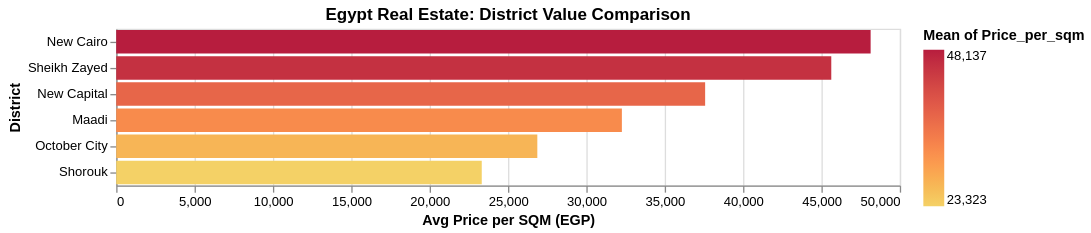

The code cell stored with this chart in its notebook:
### Code cell
# Pricing Logic based on current Egyptian Market (EGP per sqm)
base_prices = {'New Cairo': 45000, 'Sheikh Zayed': 42000, 'New Capital': 35000, 'Maadi': 30000, 'October City': 25000, 'Shorouk': 22000}
df['Price_EGP'] = df.apply(lambda x: x['Area_sqm'] * base_prices[x['District']] * (1.2 if x['Finishing'] == 'Fully Finished' else 1.0), axis=1)
df['Price_EGP'] += np.random.normal(0, 100000, data_size) # Add market noise

# ---------------------------------------------------------
# 2. BUSINESS ANALYTICS (Advisor Insights)
# ---------------------------------------------------------
df['Price_per_sqm'] = df['Price_EGP'] / df['Area_sqm']

# Chart: District Comparison for Investment
district_chart = alt.Chart(df).mark_bar().encode(
    x=alt.X('mean(Price_per_sqm):Q', title='Avg Price per SQM (EGP)'),
    y=alt.Y('District:N', sort='-x'),
    color=alt.Color('mean(Price_per_sqm):Q', scale=alt.Scale(scheme='goldred'))
).properties(title="Egypt Real Estate: District Value Comparison", width=600)

display(district_chart)

### Figure 1 — Vega-Lite specification as saved in the notebook (floating-point values rounded to 4 significant figures; data arrays with more than 128 entries replaced by an {"elided": "..."} marker saying what was removed)
{"config": {"view": {"continuousWidth": 300, "continuousHeight": 300}}, "data": {"name": "data-bfa618a29eeaf20a0b08bf3328582535"}, "mark": {"type": "bar"}, "encoding": {"color": {"aggregate": "mean", "field": "Price_per_sqm", "scale": {"scheme": "goldred"}, "type": "quantitative"}, "x": {"aggregate": "mean", "field": "Price_per_sqm", "title": "Avg Price per SQM (EGP)", "type": "quantitative"}, "y": {"field": "District", "sort": "-x", "type": "nominal"}}, "title": "Egypt Real Estate: District Value Comparison", "width": 600, "$schema": "https://vega.github.io/schema/vega-lite/v5.20.1.json", "datasets": {"data-bfa618a29eeaf20a0b08bf3328582535": {"elided": "1000 records"}}}
